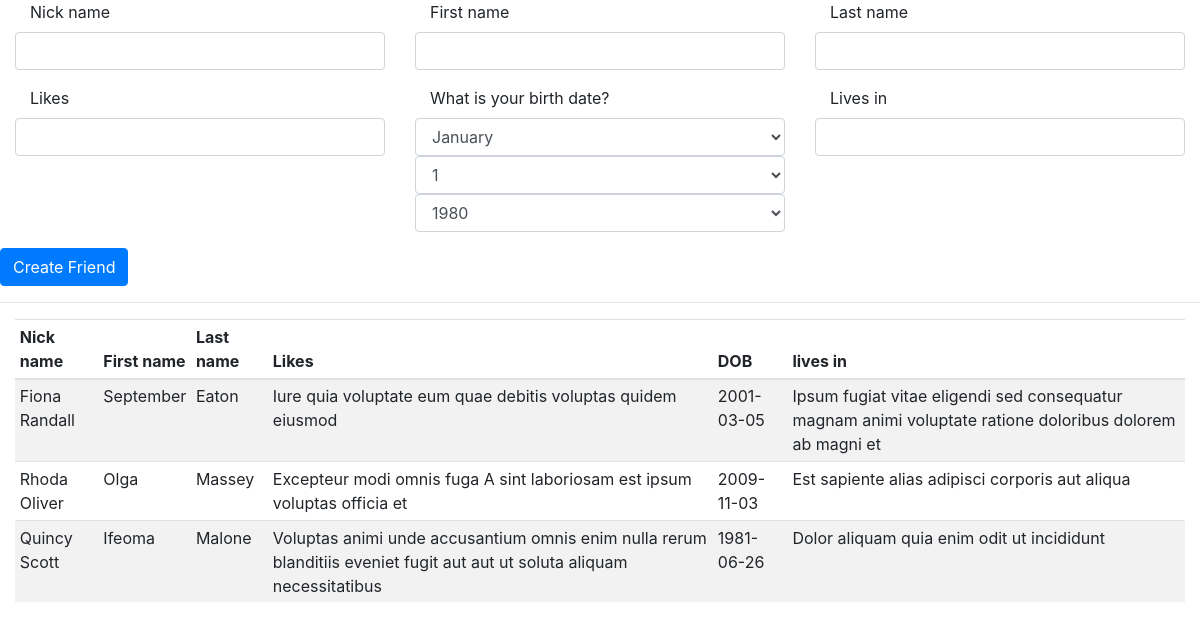
The page / on the database its author committed.
### my_app/models.py (models this page shows, shortened)
class Friend(models.Model):
    nick_name = models.CharField(max_length=100, unique=True)
    first_name = models.CharField(max_length=100)
    last_name = models.CharField(max_length=100)
    likes = models.CharField(max_length=250)
    dob = models.DateField(auto_now=False, auto_now_add=False)
    lives_in = models.CharField(max_length=150, null=True, blank=True)

### my_app/views.py (the view)
# urls.py: path('', indexView),
def indexView(request):
    form = FriendForm()
    friends = Friend.objects.all()
    return render(request, "index.html", {"form": form, "friends": friends})

### my_app/form.py
class FriendForm(forms.ModelForm):
    dob = forms.DateField(
        label='What is your birth date?',
        widget=forms.SelectDateWidget(years=range(1980, datetime.date.today().year - 5))
    )
    def __init__(self, *args, **kwargs):
        super(FriendForm, self).__init__(*args, **kwargs)
        for name in self.fields.keys():
            self.fields[name].widget.attrs.update({
                'class': 'form-control',
            })
    class Meta:
        model = Friend
        fields = "__all__"

### templates/index.html (shortened to what this page needs)
{% extends "base.html" %}
{% block content %}
<div class="container-fluid">
    <form id="friend-form">
        <div class="row">
            {% for field in form %}
            <div class="form-group col-4">
                <label class="col-12">{{ field.label }}</label>
                {{ field }}
            </div>
            {% endfor %}
            <input type="submit" class="btn btn-primary" value="Create Friend" />
        </div>
</div>
<hr />
<div class="container-fluid">
    <table class="table table-striped table-sm" id="my_friends">
        <thead>
            <tr>
                <th>Nick name</th>
                <th>First name</th>
                <th>Last name</th>
                <th>Likes</th>
                <th>DOB</th>
                <th>lives in</th>
            </tr>
        </thead>
        <tbody>
        {% for friend in friends %}
        <tr>
            <td>{{friend.nick_name}}</td>
            <td>{{friend.first_name}}</td>
            <td>{{friend.last_name}}</td>
            <td>{{friend.likes}}</td>
            <td>{{friend.dob | date:"Y-m-d"}}</td>
            <td>{{friend.lives_in}}</td>
        </tr>
        {% endfor %}
        </tbody>
    </table>
</div>
{% endblock content %}

### templates/base.html (shortened to what this page needs)
<!DOCTYPE html>
<html lang="en">
<head>
    <link rel="stylesheet" href="https://maxcdn.bootstrapcdn.com/bootstrap/4.0.0/css/bootstrap.min.css">
</head>
<body>
    {% block content %}
    {% endblock content %}
</body>
</html>

### rows shown on the page
Friend: nick_name "Fiona Randall", first_name "September", last_name "Eaton", likes "Iure quia voluptate eum quae debitis voluptas quidem eiusmod", dob "2001-03-05", lives_in "Ipsum fugiat vitae eligendi sed consequatur magnam animi voluptate ratione doloribus dolorem ab magni et"
Friend: nick_name "Rhoda Oliver", first_name "Olga", last_name "Massey", likes "Excepteur modi omnis fuga A sint laboriosam est ipsum voluptas officia et", dob "2009-11-03", lives_in "Est sapiente alias adipisci corporis aut aliqua"
Friend: nick_name "Quincy Scott", first_name "Ifeoma", last_name "Malone", likes "Voluptas animi unde accusantium omnis enim nulla rerum blanditiis eveniet fugit aut aut ut soluta aliquam necessitatibus", dob "1981-06-26", lives_in "Dolor aliquam quia enim odit ut incididunt"

### other values the page prints
{{ field.label }} "Nick name" "First name" "Last name" "Likes" "What is your birth date?" "Lives in"
